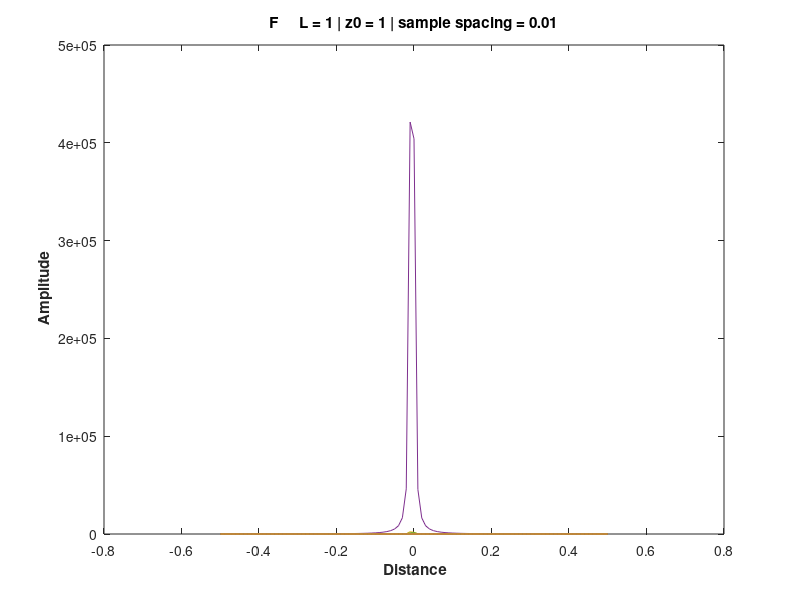

Recreate this plot in MATLAB.
clc;
clear all;
close all;

L = 1;
lam = 1;
zo = 1;
ss = 0.01;

del_x = 10;

apr = (-L/2:ss:L/2);
[X,Z] = meshgrid(apr); 

r = sqrt(X^2 + (Z-zo)^2);
newr = sqrt((X-del_x)^2 + (Z-zo)^2);

g = sqrt(1./(1j.*lam.*newr)).*exp((1j.*2.*pi.*newr)/lam);
g(~isfinite(g))=0;
g = fftshift(abs(fft2(g)));

p1 = exp(1j.*2.*pi.*del_x)*g;
p2 = conj(g);

K = p1.*p2;

figure();
plot(apr,K);

title(['F     L = ',num2str(L), ' | z0 = ',num2str(zo), ' | sample spacing = ',num2str(ss)]);
ylabel('\bf Amplitude');
xlabel('\bf Distance');
